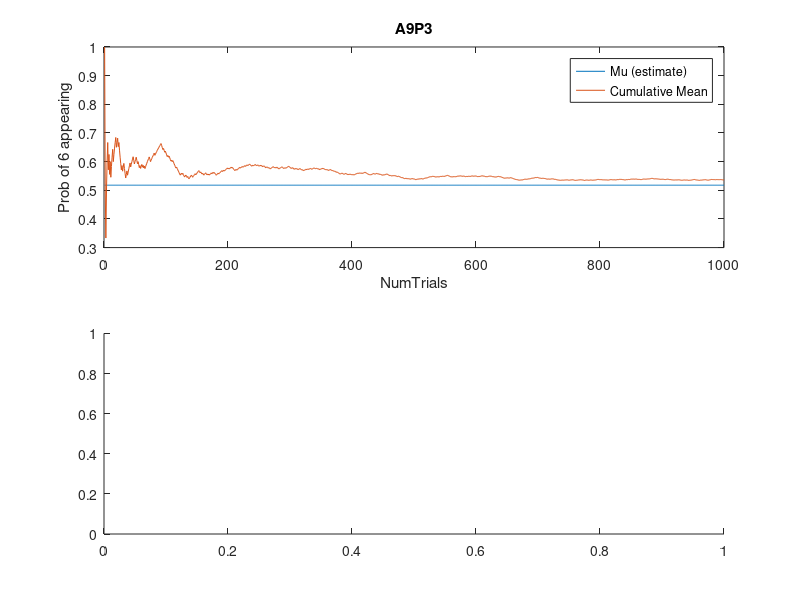

Reproduce this figure in MATLAB. (Note: this script raises an error after producing the figure.)
r = zeros(1000,1);
u = zeros(1000,1);
cumTrials = [];
for i = 1: 1000
    poop = randi([1 6],1,4);
    cumTrials = [cumTrials,poop];
    if any(poop==6)
        r(i) = 1;
    end
    u(i) = mean(r(1:i));
end

figure;
horizontal = 1 - (5/6)^4;
x = 1:1:1000;
subplot(2,1,1);
plot(x,horizontal*ones(size(x)));
hold on
plot(x, u);
legend('Mu (estimate)','Cumulative Mean');
xlabel('NumTrials');
ylabel('Prob of 6 appearing');
title('A9P3');

hold on
subplot(2,1,2);
h = histogram(cumTrials, 6);
xlabel('Number Rolled On Dice');
ylabel('Frequency');
title('Distribution of Numbers Rolled');